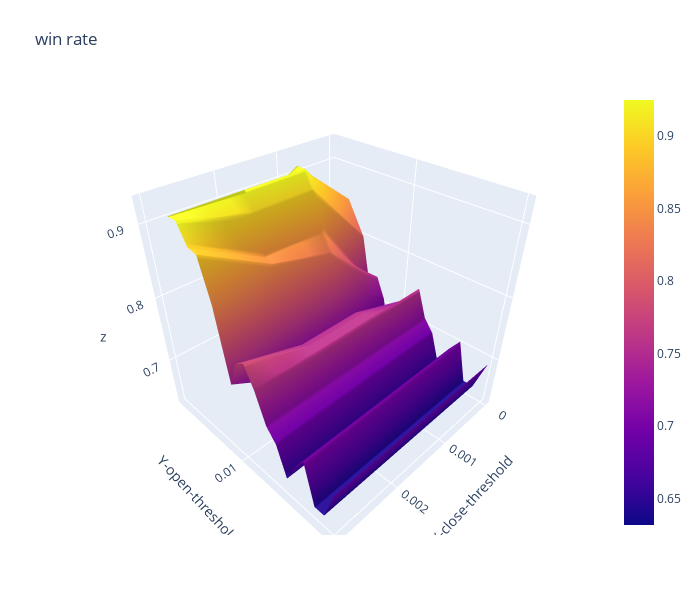

Source (notebook cell):
### Code cell
import plotly.graph_objects as go

x_data = df_win_rate.columns.to_list() # close threshold

y_data = df_win_rate.index.to_list() # open threshold

z_data = df_win_rate.copy(deep=True) # win rate

fig = go.Figure(data=[go.Surface(z=z_data.values,x=x_data,y=y_data)])

fig.update_layout(title="win rate", # 标题
                  autosize=False,  # 尺度自动缩放
                  width=700,  # 长宽
                  height=600,
                  margin=dict(l=65,r=50,b=65,t=90),  # 4个位置的距离
                  scene=dict(xaxis_title='X-close-threshold',yaxis_title='Y-open-threshold')
                 )

fig.show()

### Figure 1 — Plotly figure (JSON) as saved in the notebook; plotly's stock layout.template omitted (floating-point values rounded to 4 significant figures)
{"data": [{"type": "surface", "x": [0, 0.001, 0.002, 0.003], "y": [0.001, 0.002, 0.003, 0.004, 0.005, 0.006, 0.007, 0.008, 0.009, 0.01, 0.011, 0.012, 0.013, 0.014, 0.015, 0.016, 0.017, 0.018, 0.019, 0.02], "z": [[0.875, null, null, null], [0.85, 0.9, null, null], [0.85, 0.925, 0.875, null], [0.825, 0.925, 0.925, 0.925], [0.8, 0.9, 0.9, 0.925], [0.725, 0.85, 0.85, 0.9], [0.7436, 0.8205, 0.8462, 0.8974], [0.7105, 0.7632, 0.7895, 0.8421], [0.6316, 0.6842, 0.6842, 0.7368], [0.7222, 0.75, 0.75, 0.7778], [0.7273, 0.7576, 0.7576, 0.7879], [0.7576, 0.7576, 0.7576, 0.7576], [0.7143, 0.7143, 0.7143, 0.7143], [0.6957, 0.6957, 0.6957, 0.6957], [0.65, 0.65, 0.65, 0.65], [0.6842, 0.6842, 0.6842, 0.6842], [0.7059, 0.7059, 0.7059, 0.7059], [0.6429, 0.6429, 0.6429, 0.6429], [0.6429, 0.6429, 0.6429, 0.6429], [0.6923, 0.6923, 0.6923, 0.6923]]}], "layout": {"autosize": false, "height": 600, "margin": {"b": 65, "l": 65, "r": 50, "t": 90}, "scene": {"xaxis": {"title": {"text": "X-close-threshold"}}, "yaxis": {"title": {"text": "Y-open-threshold"}}}, "title": {"text": "win rate"}, "width": 700}}
